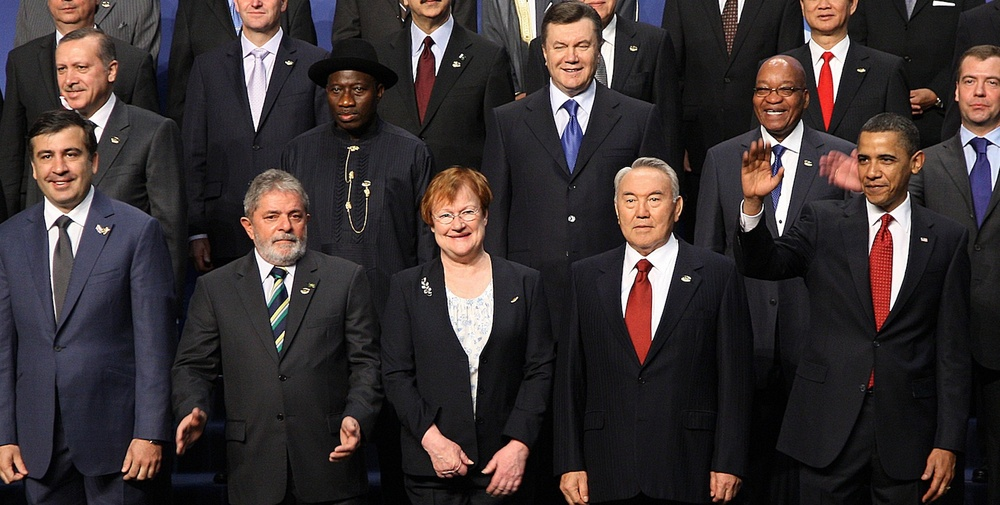
#> input picture ch6/ch6/images/LeadersNuclearSummit.jpg, 1000 x 505 px, shrunk from 1600 x 808 before the run
$ python -i detect.py   (imports and definitions only)
#> lines starting #> are read from the running program, lines starting #| are printed output that depends on the picture; after the words box and inside, x2 and y2 are one past the last pixel; in counts of white or black regions, pixels touching at a corner belong together
"""
Facial recognition specific methods

"""
import cv2


def _boxes(filename, faces):
    print(filename)
    img = cv2.imread(filename)
    for (x, y, w, h) in faces:
        cv2.rectangle(img, (x, y), (x + w, y + h), (100, 100, 255), 2)
    filename = filename.split('/')[-1]
    parts = filename.split('.')
    new_name = '/tmp/%s-detected.%s' % (parts[0], parts[1])
    if img is not None:
        cv2.imwrite(new_name, img)
    return new_name


def faces(filename, ratio=1.2, neighbors=4, min_size=(10, 10)):
#> called with filename = 'images/LeadersNuclearSummit.jpg', ratio = 1.2, neighbors = 4, min_size = (10, 10)
    img = cv2.imread(filename, 0)
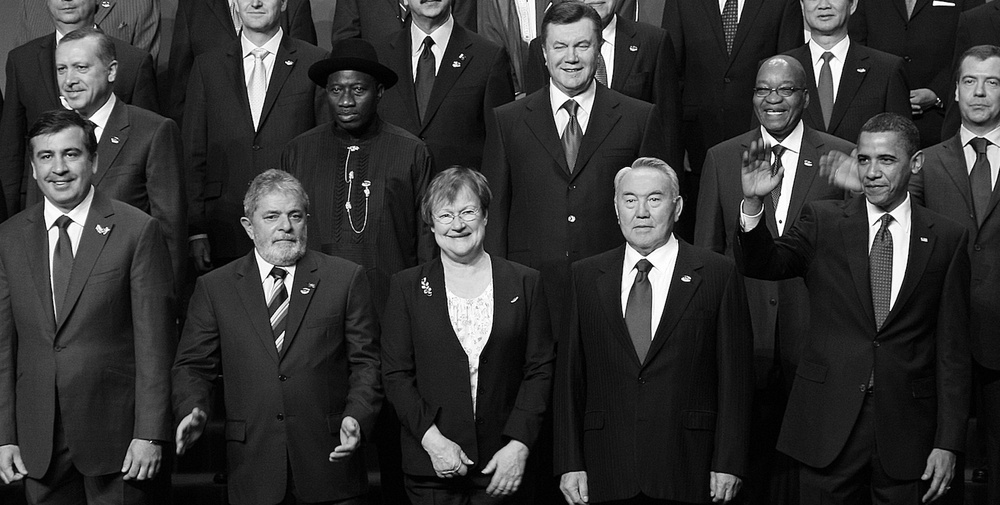
#> img: shape (505, 1000); min 0, max 255, mean 51.7
    hc = cv2.CascadeClassifier(
        '/Users/yxiong/Repository/rabbit-in-depth/ch6/ch6/haarcascade_frontalface_alt.xml')
    return _boxes(filename, hc.detectMultiScale(img, ratio, neighbors,
                                                cv2.CASCADE_SCALE_IMAGE,
                                                min_size))
#> in _boxes, img is the input picture: shape (505, 1000, 3); mean B, G, R 49.6, 49.1, 57.7
#> the loop in _boxes, `for (x, y, w, h) in faces:` made 9 passes
#> (x, y, w, h) on passes 1 to 9: (541, 22, 60, 60), (237, 40, 42, 42), (44, 46, 58, 58), (319, 67, 58, 58), (745, 67, 58, 58), (844, 135, 63, 63), (255, 192, 61, 61), (24, 128, 71, 71), (609, 172, 68, 68)
#> after the loop in _boxes, `for (x, y, w, h) in faces:`:
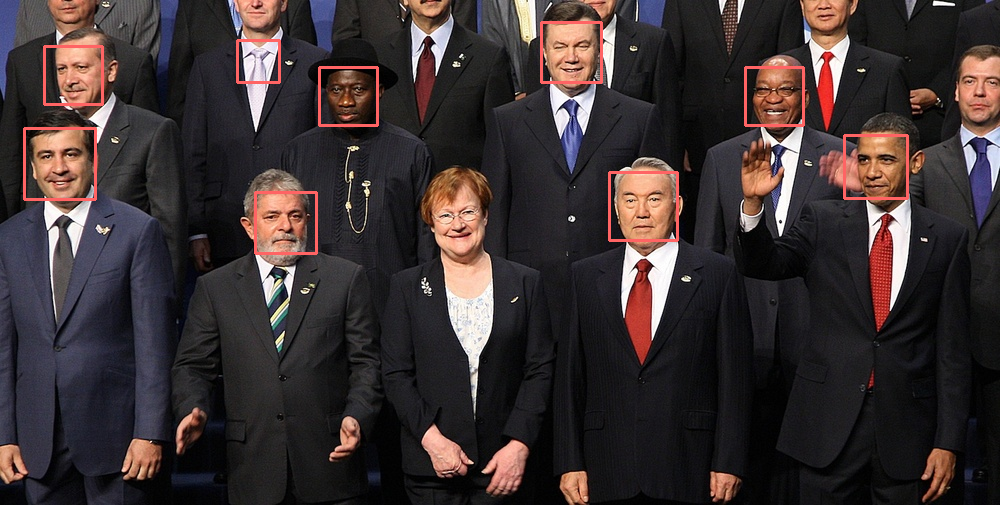
#> img: shape (505, 1000, 3); 1.27% of pixels changed, all inside (x1, y1, x2, y2) = (23, 21, 909, 255)

>>> result = faces('images/LeadersNuclearSummit.jpg')
#> result = '/tmp/LeadersNuclearSummit-detected.jpg'

$ run again, on ch6/ch6/images/Living_US_Presidents_2009.jpg
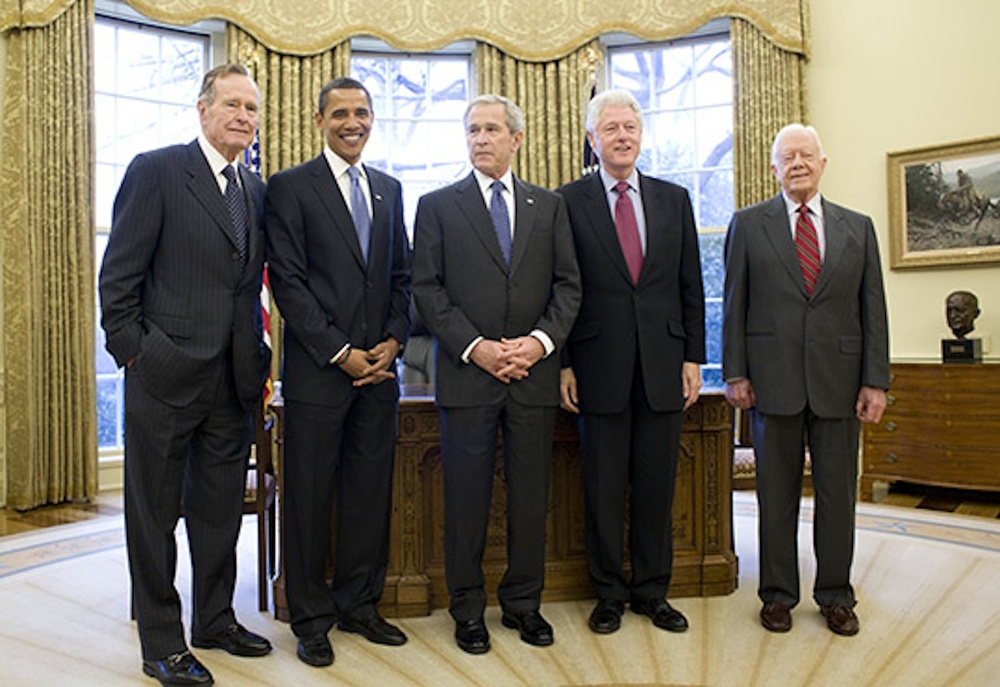
#> input picture ch6/ch6/images/Living_US_Presidents_2009.jpg, 1000 x 687 px, shrunk from 1747 x 1200 before the run
#> in faces, `img = cv2.imread(filename, 0)`:
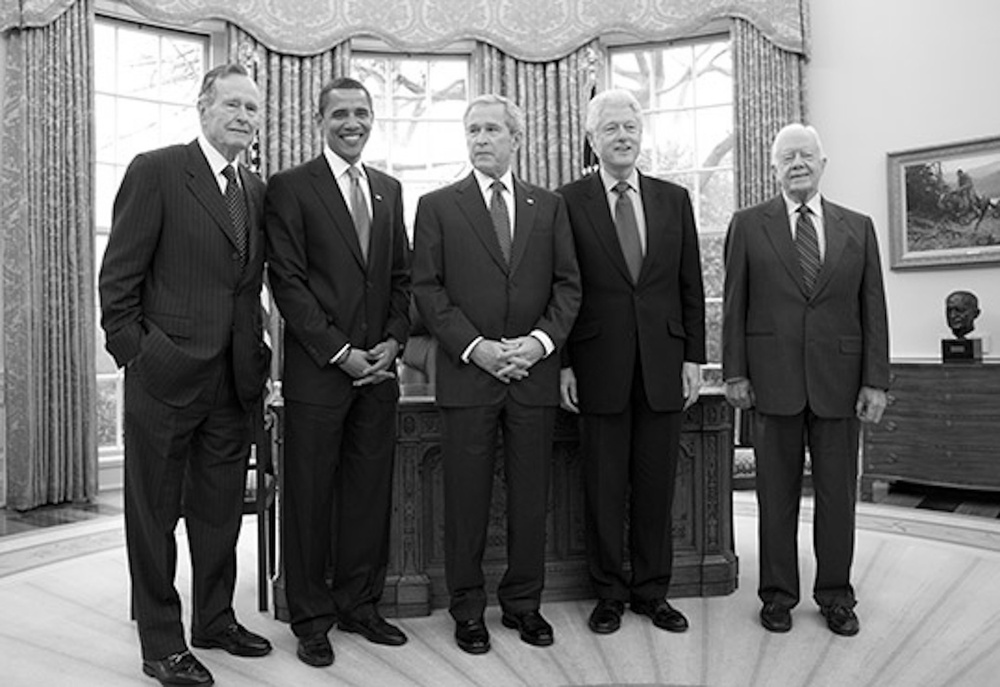
#> img: shape (687, 1000); min 0, max 255, mean 110.2
#> in _boxes, img is the input picture: shape (687, 1000, 3); mean B, G, R 95.5, 109.7, 116.8
#> the loop in _boxes, `for (x, y, w, h) in faces:` made 4 passes
#> (x, y, w, h) on passes 1 to 4: (322, 91, 58, 58), (596, 108, 50, 50), (455, 108, 56, 56), (210, 81, 64, 64)
#> after the loop in _boxes, `for (x, y, w, h) in faces:`:
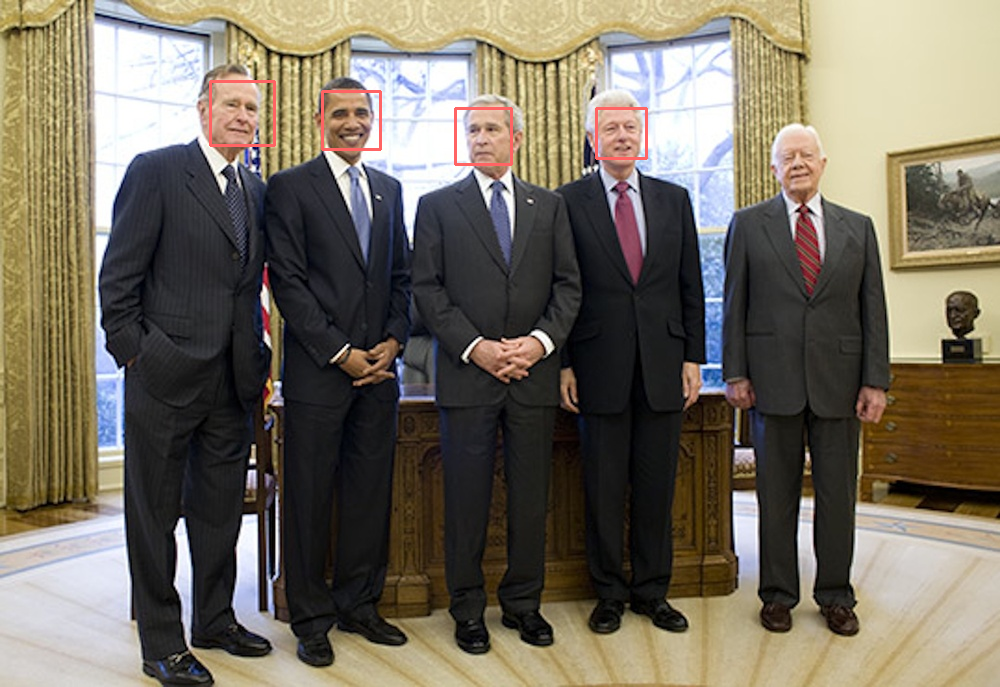
#> img: shape (687, 1000, 3); 0.4% of pixels changed, all inside (x1, y1, x2, y2) = (209, 80, 648, 166)
